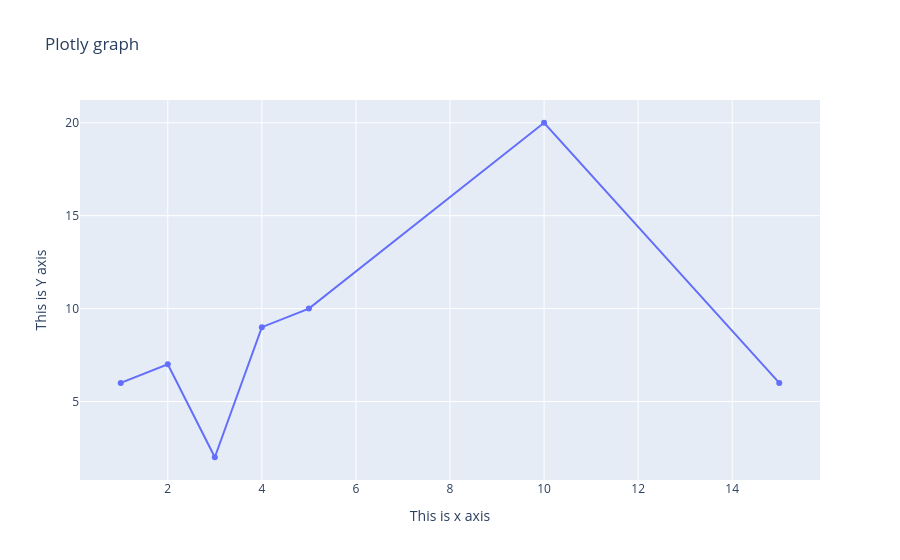

Here is the notebook cell this chart was saved with:
### Code cell
fig.update_layout(title = 'Plotly graph' , xaxis_title = 'This is x axis', yaxis_title  = 'This is Y axis')
fig.show()

### Figure 1 — Plotly figure (JSON) as saved in the notebook; plotly's stock layout.template omitted (floating-point values rounded to 4 significant figures)
{"data": [{"type": "scatter", "x": [1, 2, 3, 4, 5, 10, 15], "y": [6, 7, 2, 9, 10, 20, 6]}], "layout": {"autosize": true, "title": {"text": "Plotly graph"}, "xaxis": {"autorange": true, "range": [0.1527, 15.85], "title": {"text": "This is x axis"}, "type": "linear"}, "yaxis": {"autorange": true, "range": [0.5146, 21.49], "title": {"text": "This is Y axis"}, "type": "linear"}}}
